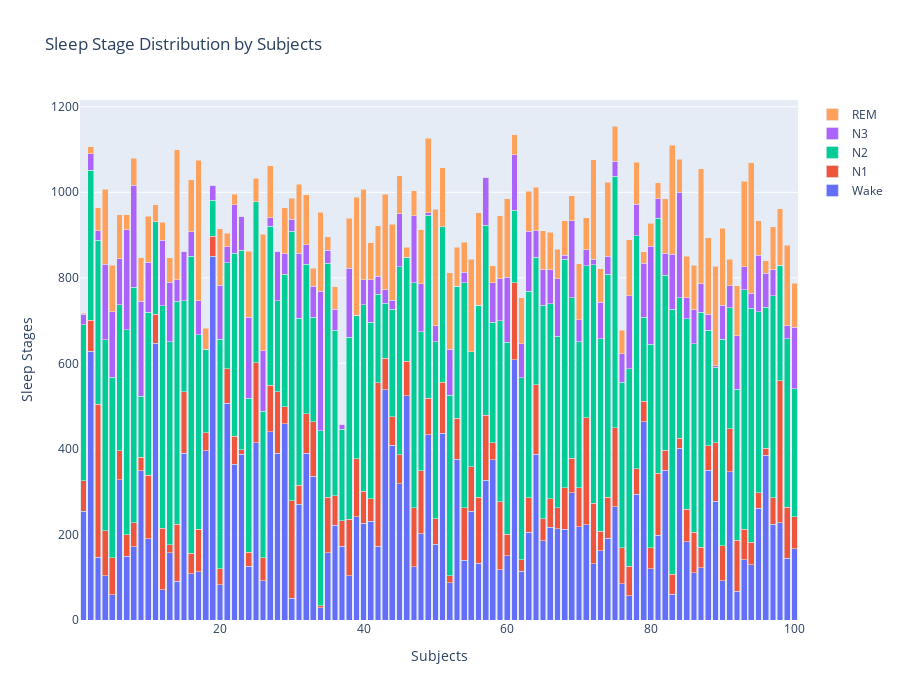

The notebook cell this image was saved under:
### Code cell
# Stacked bar plot

fig = go.Figure(data=[
    go.Bar(name='Wake', x=stages_per_sub_df.index, y=stages_per_sub_df['Wake']),
    go.Bar(name='N1', x=stages_per_sub_df.index, y=stages_per_sub_df['N1']),
    go.Bar(name='N2', x=stages_per_sub_df.index, y=stages_per_sub_df['N2']),
    go.Bar(name='N3', x=stages_per_sub_df.index, y=stages_per_sub_df['N3']),
    go.Bar(name='REM', x=stages_per_sub_df.index, y=stages_per_sub_df['REM'])
])
fig.update_layout(
    title='Sleep Stage Distribution by Subjects',
    xaxis=dict(title='Subjects'),
    yaxis=dict(title='Sleep Stages'),
    barmode='stack', 
    height=700
)
fig.show()
